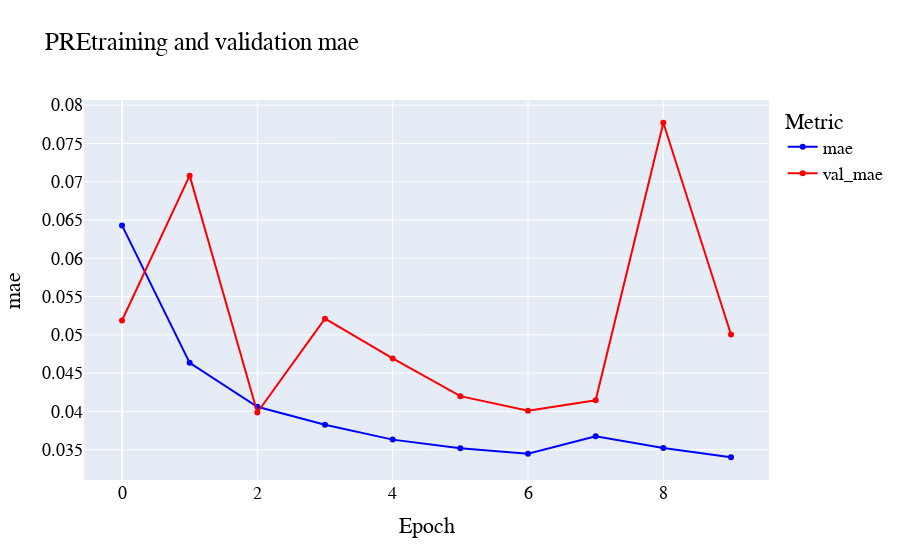

Write notebook code for a chart like this one.
### Code cell
pretraining_figs_dict['mae'].show()

### Figure 1 — Plotly figure (JSON) as saved in the notebook; plotly's stock layout.template omitted (floating-point values rounded to 4 significant figures)
{"data": [{"hoverinfo": "text", "hovertext": [0.0643, 0.04635, 0.04061, 0.03825, 0.03632, 0.03519, 0.03448, 0.03676, 0.03521, 0.03401], "line": {"color": "blue", "width": 2}, "mode": "lines+markers", "name": "mae", "type": "scatter", "x": [0, 1, 2, 3, 4, 5, 6, 7, 8, 9], "y": [0.0643, 0.04635, 0.04061, 0.03825, 0.03632, 0.03519, 0.03448, 0.03676, 0.03521, 0.03401]}, {"hoverinfo": "text", "hovertext": [0.006152, 0.008095, 0.003514, 0.004879, 0.004066, 0.003536, 0.003536, 0.003408, 0.009236, 0.004742], "line": {"color": "red", "width": 2}, "mode": "lines+markers", "name": "val_mae", "type": "scatter", "x": [0, 1, 2, 3, 4, 5, 6, 7, 8, 9], "y": [0.05187, 0.0708, 0.03985, 0.05212, 0.04692, 0.04199, 0.04008, 0.04144, 0.07771, 0.05004]}], "layout": {"font": {"color": "black", "family": "Courier New, monospace", "size": 18}, "legend": {"title": {"text": "Metric"}}, "title": {"text": "PREtraining and validation mae"}, "xaxis": {"title": {"text": "Epoch"}}, "yaxis": {"title": {"text": "mae"}}}}
